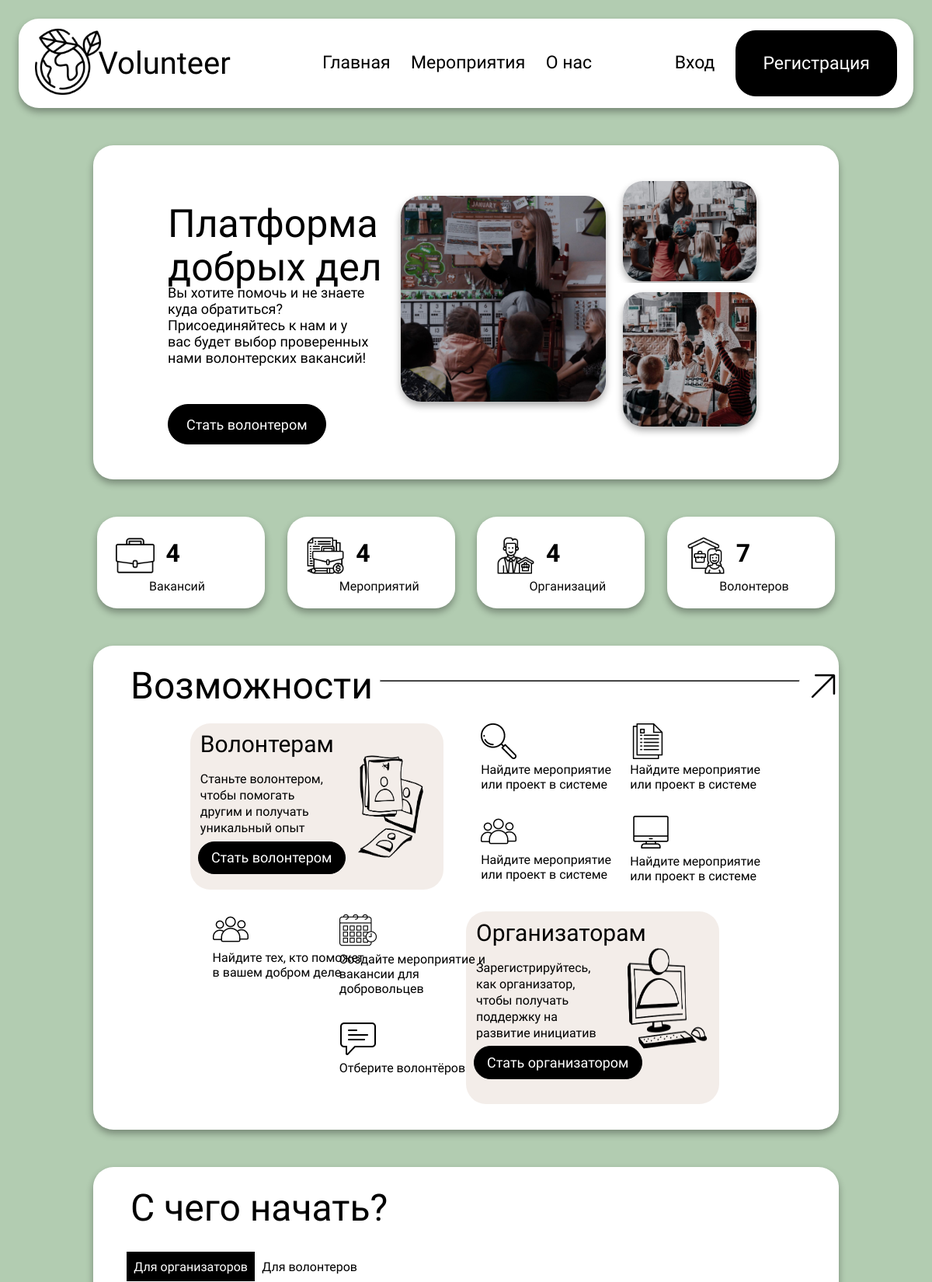
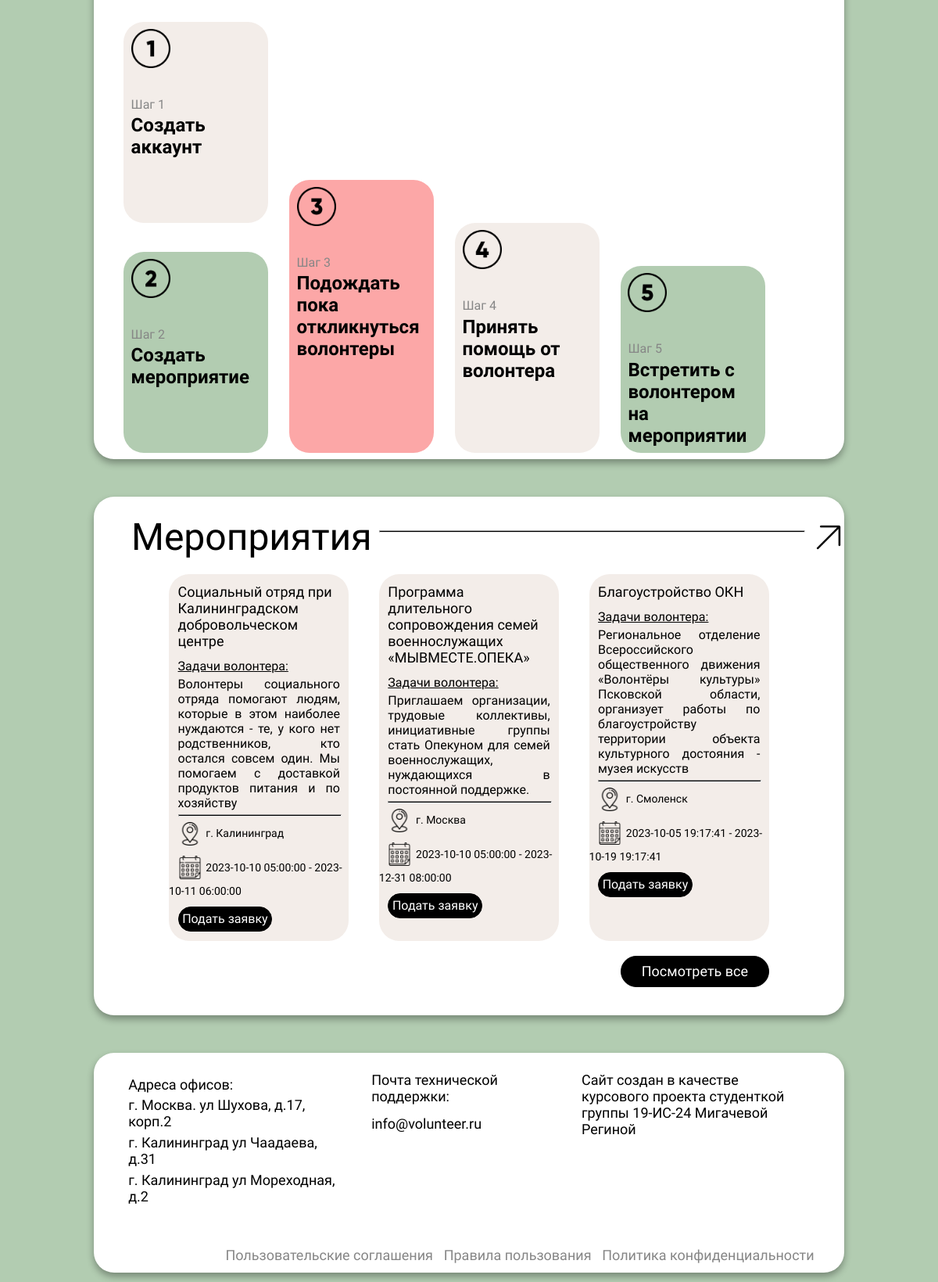
The page / on the database its author committed (2 pictures, top to bottom).
### tables this page shows
CREATE TABLE `events` (
  `id_events` int NOT NULL,
  `nazvanie` varchar(200) NOT NULL,
  `task` varchar(500) NOT NULL,
  `adres_events` varchar(500) NOT NULL,
  `data_start` datetime NOT NULL,
  `data_finish` datetime NOT NULL,
  `fk_organiz` int NOT NULL,
  `chas` int NOT NULL
);

### index.php (the view, shortened to what this page needs)
<?php
include 'application/conf/db.php';
$organizator = mysqli_query($connect, "SELECT COUNT(*) FROM `user` WHERE `role`='organizator'");
$org_num = mysqli_fetch_assoc($organizator);
$volonter = mysqli_query($connect, "SELECT COUNT(*) FROM `user` WHERE `role`='volonter'");
$vol_num = mysqli_fetch_assoc($volonter);
$event = mysqli_query($connect, "SELECT COUNT(*) FROM `events`");
$event_num = mysqli_fetch_assoc($event);
$sql = "SELECT * FROM `events` LIMIT 3";
$result = mysqli_query($connect, $sql);
$events = mysqli_fetch_all($result, MYSQLI_ASSOC);
?>
<!DOCTYPE html>
<html lang="en">
<head>
    <link rel="stylesheet" href="css/style.css">
    <link rel="stylesheet" href="https://cdnjs.cloudflare.com/ajax/libs/animate.css/4.1.1/animate.min.css" />
</head>
<body>
    <section class="header wow animate__animated animate__slideInDown">
        <nav>
            <a href="index.php"><img src="img/assets/logo.png"></a>
            <p>Volunteer</p>
            <div class="nav-links" id="navLinks">
                <ul>
                    <li><a href="index.php">Главная</a></li>
                    <li><a href="application/views/events.php">Мероприятия</a></li>
                    <li><a href="application/views/contacts.php">О нас</a></li>
                </ul>
            </div>
            <?php if (empty($_SESSION['user'])): ?>
                <a href="application/views/authorisation.php" class="auth-btn">Вход</a>
                <div class="reg-block">
                    <a href="application/views/reg_volunter.php" class="reg-btn">Регистрация</a>
                </div>
            <?php endif; ?>
        </nav>
    </section>
    <section class="info">
        <div class="info-container">
            <div class="info-item1">
                <h1 class="main_in wow animate__animated animate__fadeInLeft">Платформа добрых дел</h1>
            </div>
            <div class="info-item2">
                <p class="animate__animated animate__fadeInLeft">Вы хотите помочь и не знаете куда обратиться?
                    Присоединяйтесь к нам и у вас будет выбор проверенных
                    нами
                    волонтерских вакансий!</p>
                <a href="application/views/reg_volunter.php"
                    class="more-btn animate__animated animate__fadeInLeft">Стать волонтером</a>
            </div>
            <div class="info-item3">
                <div class="main1 animate__animated animate__fadeIn">
                    <img src="img/main3.jpg" alt="">
                </div>
            </div>
            <div class="info-item4">
                <div class="main2 animate__animated animate__fadeIn">
                    <img src="img/main2.jpg" alt="">
                </div>
            </div>
            <div class="info-item5">
                <div class="main3 animate__animated animate__fadeIn">
                    <img src="img/main1.jpg" alt="">
                </div>
            </div>
        </div>
    </section>
    <section class="number">
        <div class="work wow animate__animated animate__zoomIn">
            <div class="work-header">
                <img src="img/assets/suitcase.png" style="width: 50px;" alt="">
                <h1>
                    <?= $event_num['COUNT(*)'] ?>
                </h1>
            </div>
            <p>Вакансий</p>
        </div>
        <div class="event wow animate__animated animate__zoomIn">
            <div class="event-header">
                <img src="img/assets/business.png" style="width: 50px;" alt="">
                <h1>
                    <?= $event_num['COUNT(*)'] ?>
                </h1>
            </div>
            <p>Мероприятий</p>
        </div>
        <div class="organisation wow animate__animated animate__zoomIn">
            <div class="organisation-header">
                <img src="img/assets/businessman.png" style="width: 50px;" alt="">
                <h1>
                    <?= $org_num['COUNT(*)'] ?>
                </h1>
            </div>
            <p>Организаций</p>
        </div>
        <div class="volonteers wow animate__animated animate__zoomIn">
            <div class="volonteers-header">
                <img src="img/assets/work-from-home.png" style="width: 50px;" alt="">
                <h1>
                    <?= $vol_num['COUNT(*)'] ?>
                </h1>
            </div>
            <p>Волонтеров</p>
        </div>
    </section>
    <section class="can wow animate__animated animate__fadeInUp">
        <div class="can-header">
            <h1 id="top">Возможности</h1>
            <hr>
            <a href="#"><img src="img/assets/button.png" alt="" class="btn_can"></a>
        </div>
        <div class="grid-container wow animate__animated animate__zoomIn">
            <div class="item2">
                <h1>Волонтерам</h1>
                <p>Станьте волонтером, чтобы помогать другим и получать уникальный опыт</p>
                <a href="application/views/reg_volunter.php" class="btn_vol">Стать волонтером</a>
            </div>
            <div class="item3">
                <img src="img/assets/lupa.png" alt="">
                <p>Найдите мероприятие или проект в системе</p>
            </div>
            <div class="item4">
                <img src="img/assets/doc.png" alt="">
                <p>Найдите мероприятие или проект в системе</p>
            </div>
            <div class="item5">
                <img src="img/assets/people.png" alt="">
                <p>Найдите мероприятие или проект в системе</p>
            </div>
            <div class="item6">
                <img src="img/assets/comp.png" alt="">
                <p>Найдите мероприятие или проект в системе</p>
            </div>
        </div>
        <div class="grid-container1 wow animate__animated animate__zoomIn">
            <div class="item11">
                <h1>Организаторам</h1>
                <p class="info_c">Зарегистрируйтесь, как организатор, чтобы получать поддержку на развитие инициатив</p>
                <a href="application/views/reg_organiz.php" class="btn_org">Стать организатором</a>
            </div>
            <div class="item7">
                <img src="img/assets/calendarwithdate.png" alt="">
                <p>Создайте мероприятие и вакансии для добровольцев</p>
            </div>
            <div class="item8">
                <img src="img/assets/people.png" alt="">
                <p>Найдите тех, кто поможет в вашем добром деле</p>
            </div>
            <div class="item9">
                <img src="img/assets/com.png" alt="">
                <p>Отберите волонтёров</p>
            </div>
        </div>
    </section>
    <section class="steps wow animate__animated animate__fadeIn">
        <div class="steps-container">
            <div class="steps-item1">
                С чего начать?
            </div>
            <div class="tab-container">
                <div class="tab-main" id="tab-main">
                    <button class="tablinks-main active" onclick="openCity(event, 'org')">Для организаторов</button>
                    <button class="tablinks-main" onclick="openCity(event, 'vol')">Для волонтеров</button>
                </div>
            </div>
            <div id="org" class="tabcontent-main" style="display: block;">
                <div class="org-container">
                    <div class="item1-org wow animate__animated animate__zoomIn">
                        <img src="img/assets/number-1.png" alt="">
                        <div class="text-org">
                            <p>Шаг 1</p>
                            <h1>Создать аккаунт</h1>
                        </div>
                    </div>
                    <div class="item2-org wow animate__animated animate__zoomIn">
                        <img src="img/assets/number-2.png" alt="">
                        <p>Шаг 2</p>
                        <h1>Создать мероприятие</h1>
                    </div>
                    <div class="item3-org  wow animate__animated animate__zoomIn">
                        <img src="img/assets/number-3.png" alt="">
                        <p>Шаг 3</p>
                        <h1>Подождать пока откликнуться волонтеры</h1>
                    </div>
                    <div class="item4-org wow animate__animated animate__zoomIn">
                        <img src="img/assets/number-4.png" alt="">
                        <p>Шаг 4</p>
                        <h1>Принять помощь от волонтера</h1>
                    </div>
                    <div class="item5-org wow animate__animated animate__zoomIn">
                        <img src="img/assets/number-5.png" alt="">
                        <p>Шаг 5</p>
                        <h1>Встретить с волонтером на мероприятии</h1>
                    </div>
                </div>
            </div>
        </div>
    </section>
    <section class="events wow animate__animated animate__fadeInUp">
        <div class="events-header">
            <h1>Мероприятия</h1>
            <hr>
            <a href="#"><img src="img/assets/button.png" alt="" class="btn_can"></a>
        </div>
        <div class="row">
            <div class="container">
                <?php foreach ($events as $event): ?>
                    <div class="col wow animate__animated animate__fadeInUp">
                        <h4>
                            <?= $event['nazvanie'] ?>
                        </h4>
                        <p class="task_org">Задачи волонтера:</p>
                        <p class="task_bd">
                            <?= $event['task'] ?>
                        </p>
                        <hr>
                        <p class="adres_ev"><img src="img/assets/819865.png" alt="">
                            <?= $event['adres_events'] ?>
                        </p>
                        <p class="adres_ev"><img src="img/assets/calendar.png" alt="">
                            <?= $event['data_start'] ?> -
                            <?= $event['data_finish'] ?>
                        </p>
                        <a href="application/core/zayavka.php?id=<?= $event['id_events'] ?>" class="btn_zayavka">Подать
                            заявку</a>
                    </div>
                <?php endforeach; ?>
            </div>
        </div>
        <div class="button-e">
            <a href="application/views/events.php" class="btn_e">Посмотреть все</a>
        </div>
    </section>
    <footer>
        <div class="footer">
            <div class="adresa">
                <p>Адреса офисов:</p>
                <p>г. Москва. ул Шухова, д.17, корп.2</p>
                <p>г. Калининград ул Чаадаева, д.31</p>
                <p>г. Калининград ул Мореходная, д.2</p>
            </div>
            <div class="email">
                <p>Почта технической поддержки:</p>
                <a href="#">info@volunteer.ru</a>
            </div>
            <div class="me">
                <p>Сайт создан в качестве курсового проекта студенткой группы 19-ИС-24 Мигачевой Региной</p>
            </div>
        </div>
        <div class="links_b">
            <a href="#">Пользовательские соглашения</a>
            <a href="#">Правила пользования</a>
            <a href="#">Политика конфиденциальности</a>
        </div>
    </footer>
</body>
</html>

### rows shown on the page
events: nazvanie "Социальный отряд при Калининградском добровольческом центре", task "Волонтеры социального отряда помогают людям, которые в этом наиболее нуждаются - те, у кого нет родственников, кто остался совсем один. Мы помогаем с доставкой продуктов питания и по хозяйству", adres_events "г. Калининград", data_start "2023-10-10 05:00:00", data_finish "2023-10-11 06:00:00"
events: nazvanie "Программа длительного сопровождения семей военнослужащих «МЫВМЕСТЕ.ОПЕКА»", task "Приглашаем организации, трудовые коллективы, инициативные группы стать Опекуном для семей военнослужащих, нуждающихся в постоянной поддержке.", adres_events "г. Москва", data_start "2023-10-10 05:00:00", data_finish "2023-12-31 08:00:00"
events: nazvanie "Благоустройство ОКН", task "Региональное отделение Всероссийского общественного движения «Волонтёры культуры» Псковской области, организует работы по благоустройству территории объекта культурного достояния - музея искусств", adres_events "г. Смоленск", data_start "2023-10-05 19:17:41", data_finish "2023-10-19 19:17:41"

### other values the page prints
$event_num['COUNT(*)'] "4"
$org_num['COUNT(*)'] "4"
$vol_num['COUNT(*)'] "7"
